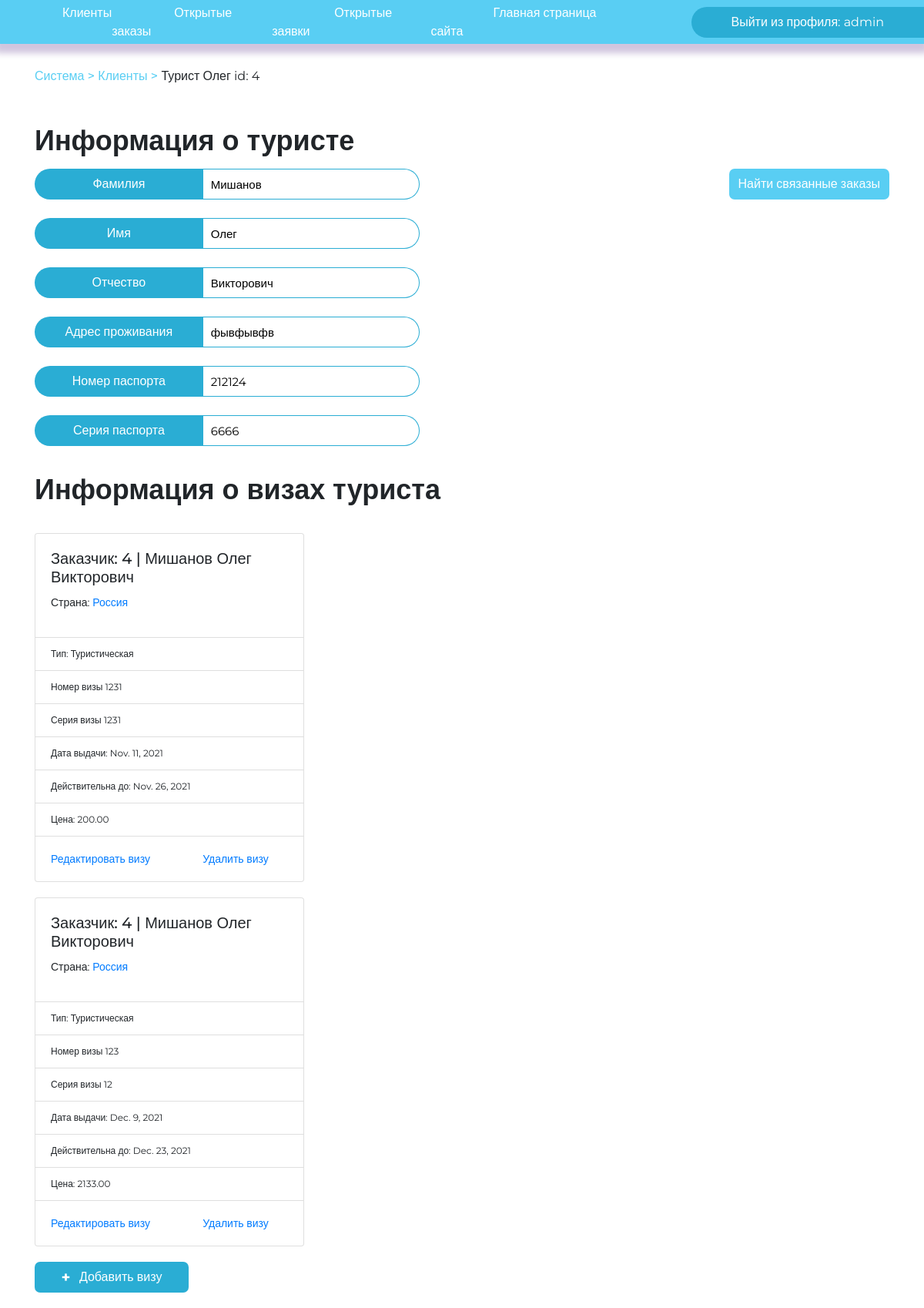
Before: /agent/client/4/ (signed in) with the older database file.
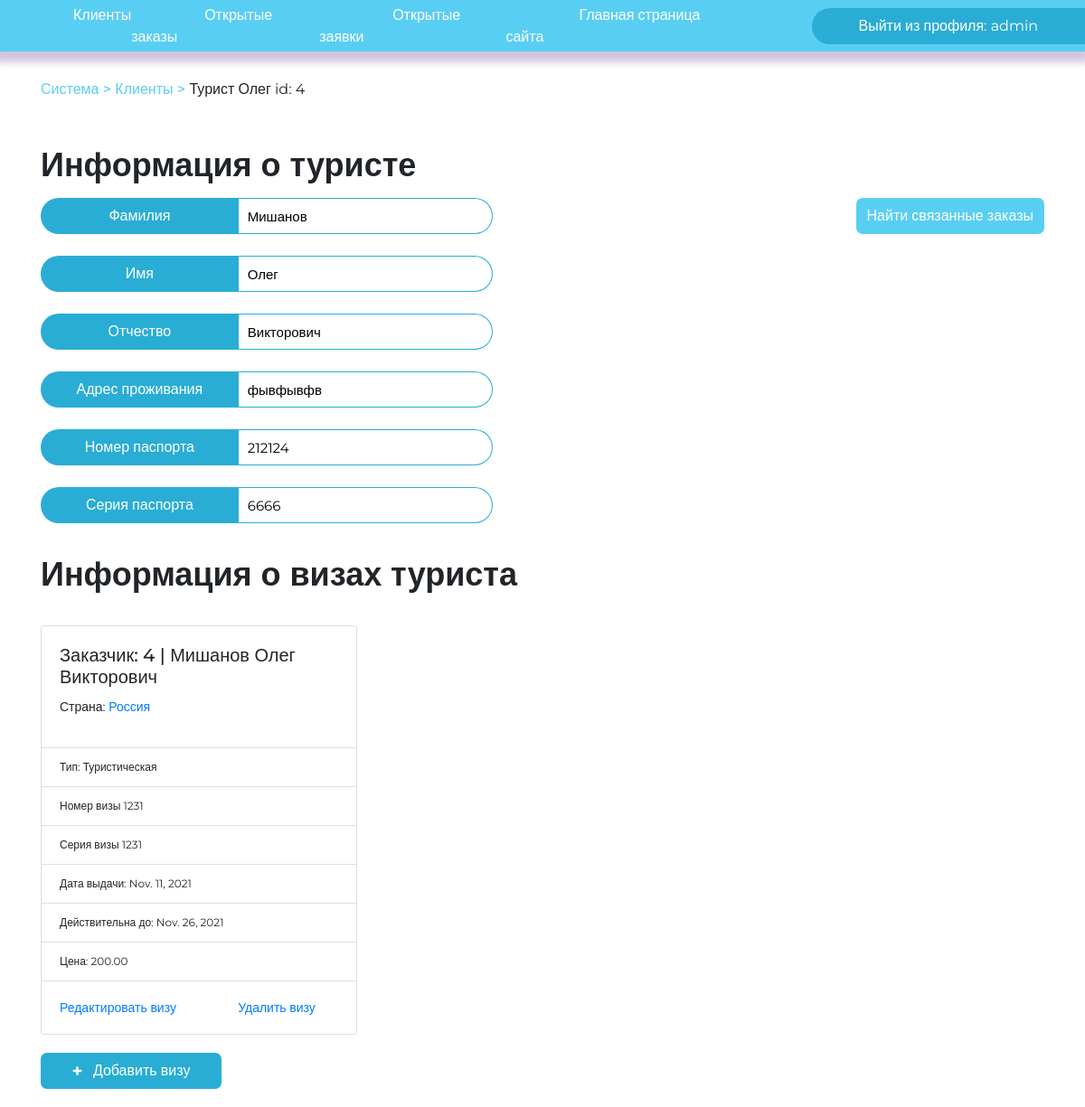
After: the same page with the newer database file.
### djangoApp/models.py (models this page shows)
class Visa(models.Model):
    client_id = models.ForeignKey(Client, on_delete=models.CASCADE)
    country_id = models.ForeignKey(Country, on_delete=models.CASCADE)
    type_id = models.ForeignKey(VisaType, on_delete=models.CASCADE)
    visa_number = models.CharField(max_length=10)
    visa_serial = models.CharField(max_length=10)
    start_date = models.DateField()
    end_date = models.DateField()
    price = models.DecimalField(max_digits=18, decimal_places=2)

class Client(models.Model):
    surname = models.CharField(max_length=30)
    name = models.CharField(max_length=30)
    patronymic = models.CharField(max_length=30)
    address = models.CharField(max_length=50)
    email = models.CharField(max_length=50)
    pass_and_serial = models.CharField(
        max_length=12, db_index=True, null=True, blank=True)
    numeric = RegexValidator(r'^[0-9+]', 'В этом поле разрешены только цифры')
    pass_number = models.CharField(max_length=6, validators=[
                                   MinLengthValidator(6, 'Длина номера паспорта 6 цифр'), numeric])
    pass_serial = models.CharField(max_length=4, validators=[
                                   MinLengthValidator(4, 'Длина серии паспорта 4 цифры'), numeric])
    def __str__(self):
        return "%s | %s %s %s, %s %s" % (
            self.id, self.surname, self.name, self.patronymic, self.pass_number, self.pass_serial
        )

class Country(models.Model):
    name = models.CharField(max_length=30)
    money = models.CharField(max_length=30)
    language = models.CharField(max_length=30)
    def __str__(self):
        return self.name
    class Meta:
        verbose_name_plural = "Countries"

class VisaType(models.Model):
    name = models.CharField(max_length=30)
    def __str__(self):
        return self.name

### djangoApp/views.py (the view, shortened to what this page needs)
# urls.py: path('agent/client/<int:id>/', ClientInfo.as_view(), name='get_client_info'),
class ClientInfo(LoginRequiredMixin, View):
    redirect_field_name = None
    def get(self, request, id):
        client = get_client_info(id)
        form = VisaForm()
        visas = get_client_visas(id)
        typesV = get_visas_types()
        boolVisa = Visa.objects.filter(client_id=client).exists()
        context = {
            'visas': visas,
            'visas_type': typesV,
            'visaExists': boolVisa,
            'visaForm': form,
            'client': client,
        }
        return render(request, "client_info.html", context=context)

### djangoApp/base.py (called while the page is built)
def get_client_info(id):
    client = Client.objects.get(id = id)
    return client

def get_client_visas(id):
    visas = Visa.objects.filter(client_id = id)
    return visas

def get_visas_types():
    typesV = VisaType.objects.all()
    return typesV

### djangoApp/templates/client_info.html (shortened to what this page needs)
{% extends 'secret_panel.html' %}
{% block currPath %}<div class="path"><a href="/agent/">Система > </a> <a href = "/agent/clients">Клиенты > </a>Турист {{client.name}} id: {{client.id}}</div>
{% endblock %}
{% block content %}
<div style="margin-top: 50px">
    <h1 class="semi-text" style="margin-bottom:15px;">Информация о туристе</h1>
    <a style="float:right;" class="btn btn-primary" href="/agent/?id_client={{client.id}}">Найти связанные заказы</a>
    <div class="enter-container" style="width: 500px;">
        <span class="enterPL-invite">Фамилия</span><input type="text" value="{{ client.surname }}" readonly
            class="enterPL-input" />
    </div>
    <div class="enter-container" style="width: 500px;">
        <span class="enterPL-invite">Имя</span><input type="text" value="{{ client.name }}" readonly
            class="enterPL-input" />
    </div>
    <div class="enter-container" style="width: 500px;">
        <span class="enterPL-invite">Отчество</span><input type="text" value="{{ client.patronymic }}" readonly
            class="enterPL-input" />
    </div>
    <div class="enter-container" style="width: 500px;">
        <span class="enterPL-invite">Адрес проживания</span><input type="text" value="{{ client.address }}" readonly
            class="enterPL-input" />
    </div>
    <div class="enter-container" style="width: 500px;">
        <span class="enterPL-invite">Номер паспорта</span><input type="text" value="{{ client.pass_number }}" readonly
            class="enterPL-input" />
    </div>
    <div class="enter-container" style="width: 500px;">
        <span class="enterPL-invite">Серия паспорта</span><input type="text" value="{{ client.pass_serial }}" readonly
            class="enterPL-input" />
    </div>
    <h1 class="semi-text" style="margin-bottom:15px; margin-top: 35px">Информация о визах туриста</h1>
    {% if visaExists %}
        {% for visa in visas %}
        <div class="row row-cols-2 row-cols-md-3 g-4">
            {% include 'visa_card.html' %}
        </div>
        {% endfor %}
    {% else %}
    <p class="semi-text text-muted">Информация остутствует</p>
    {% endif %}
    <button type="button" class="btn btn-primary" id="add-visa" data-bs-toggle="modal"
        data-bs-target="#exampleModal" style="margin-bottom: 20px;"><span style="font-weight: bold; font-size: 20px;"> +
            &nbsp;</span>Добавить визу</button>
</div>
{% endblock %}

### djangoApp/templates/visa_card.html
{% block content %}
    <div class="col">
        <div class="card" style = "margin-top: 20px;">
            <div class="card-body">
                <h5 class="card-title">Заказчик: {{ visa.client_id.id }} | {{ visa.client_id.surname }} {{ visa.client_id.name }} {{ visa.client_id.patronymic }}</h5>
                <div class="card-text">
                    <p>Страна: <a href="#">{{ visa.country_id.name }}</a></p>
                </div>
            </div>
            <ul class="list-group list-group-flush">
                <li class="list-group-item">Тип: {{ visa.type_id.name }}</li>
                <li class="list-group-item">Номер визы {{ visa.visa_number }}</li>
                <li class="list-group-item">Серия визы {{ visa.visa_serial }}</li>
                <li class="list-group-item">Дата выдачи: {{ visa.start_date }}</li>
                <li class="list-group-item">Действительна до: {{ visa.end_date }}</li>
                <li class="list-group-item">Цена: {{ visa.price }}</li>
            </ul>
            <div class="card-body">
                <div class="row">
                    <div class="col-7">
                        <a href="edit-visa/{{visa.id}}" class="card-link">Редактировать визу</a>
                    </div>
                    <div class="col-5">
                        <a href="delete-visa/{{visa.id}}" class="card-link">Удалить визу</a>
                    </div>
                </div>
            </div>
        </div>
    </div>
{% endblock %}

Changed rows visible on the page:
removed Visa: client_id.id "4", client_id.surname "Мишанов", client_id.name "Олег", client_id.patronymic "Викторович", country_id.name "Россия", type_id.name "Туристическая", visa_number "123", visa_serial "12", start_date "Dec. 9, 2021", end_date "Dec. 23, 2021", price "2133.00"
